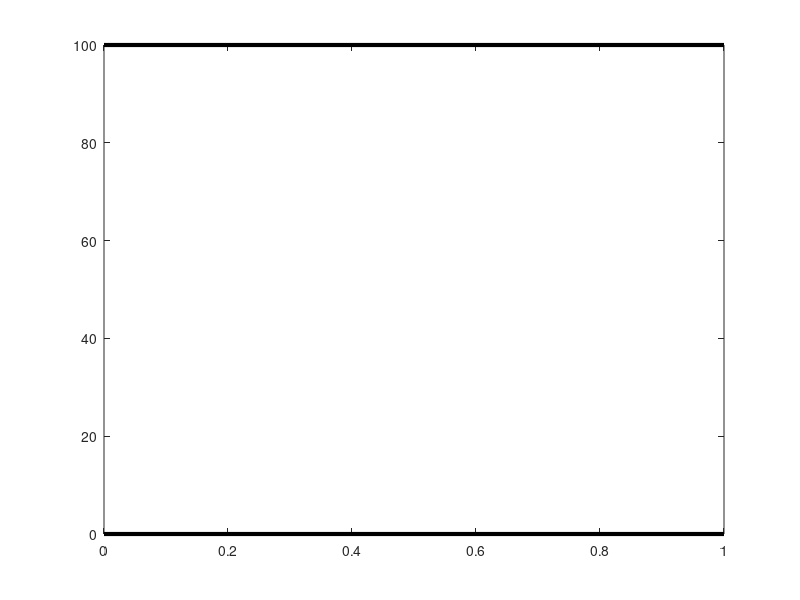

Source code (MATLAB): (Note: this script raises an error after producing the figure.)
function plot_filament()

close all

% Limiters
% 0 - no limiter
% 1 - Minmod
% 2 - Superbee
% 3 - Van Leer
% 4 - Montonized Centered

nolim = true;
withlim = [true, false, false, false];  % Use limiter ID
levels = [true, true, true, true];
uniform = true;
adapt = false;

lsu = '-';  % line style for uniform
lsa = ':'; % line style for adaptive

mx = 30;
nf = 1;    % file counter (incremented each time a file is added)

nfiles_max = 30;   % Maximum number of files
% ------------------------- Initial conditions ----------------------------
fname = 'level2_uniform_nolim_t0.dat';
lstr = sprintf('t=0.0');
s = add_to_plot(fname,lstr,nf,'r','.',lsu,30,false);
nf = nf+1;

% -------------------------------- Test -----------------------------------
add2plot = false;
fname = 'filament.dat';
lstr = sprintf('TEST');
s = add_to_plot(fname,lstr,nf,'k','.','-',30,add2plot);
nf = nf+1;

% ----------------------------- MAXLEVEL=1 --------------------------------
maxlevel=1;
deg_eff = 90/(mx*2^maxlevel);
sym_color = 'r';

add2plot = nolim & levels(1) & uniform;
fname = 'level1_uniform_nolim_t2.5.dat';
lstr = sprintf('%.2f^o (U,0)',deg_eff);
s(nf) = add_to_plot(fname,lstr,nf,sym_color,'.',lsu,30,add2plot);
nf = nf+1;

add2plot = withlim(1) & levels(1) & uniform;
fname = 'level1_uniform_withlim_1_t2.5.dat';
lstr = sprintf('%.2f^o (U,1)',deg_eff);
s(nf) = add_to_plot(fname,lstr,nf,sym_color,'s',lsu,10,add2plot);
nf = nf+1;

add2plot = withlim(2) & levels(1) & uniform;
fname = 'level1_uniform_withlim_2_t2.5.dat';
lstr = sprintf('%.2f^o (U,2)',deg_eff);
s(nf) = add_to_plot(fname,lstr,nf,sym_color,'d',lsu,10,add2plot);
nf = nf+1;

add2plot = withlim(3) & levels(1)  & uniform; 
fname = 'level1_uniform_withlim_3_t2.5.dat';
lstr = sprintf('%.2f^o (U,3)',deg_eff);
s(nf) = add_to_plot(fname,lstr,nf,sym_color,'*',lsu,10,add2plot);
nf = nf+1;

add2plot = withlim(4) & levels(1) & uniform;
fname = 'level1_uniform_withlim_4_t2.5.dat';
lstr = sprintf('%.2f^o (U,4)',deg_eff);
s(nf) = add_to_plot(fname,lstr,nf,sym_color,'v',lsu,10,add2plot);
nf = nf+1;

% ------------- ADAPT ---------------------
add2plot = nolim & levels(1) & adapt;
fname = 'level1_adapt_nolim_t2.5.dat';
lstr = sprintf('%.2f^o (A,0)',deg_eff);
s(nf) = add_to_plot(fname,lstr,nf,sym_color,'.',lsa,30,add2plot);
nf = nf+1;

add2plot = withlim(4) & levels(1) & adapt;
fname = 'level1_adapt_withlim_4_t2.5.dat';
lstr = sprintf('%.2f^o (A,4)',deg_eff);
s(nf) = add_to_plot(fname,lstr,nf,sym_color,'v',lsa,10,add2plot);
nf = nf+1;

% --------------------------- MAXLEVEL=2 ----------------------------------
maxlevel=2;
deg_eff = 90/(mx*2^maxlevel);
sym_color = 'b';

add2plot = nolim & levels(2) & uniform;
fname = 'level2_uniform_nolim_t2.5.dat';
lstr = sprintf('%.2f^o (U,0)',deg_eff);
s(nf) = add_to_plot(fname,lstr,nf,sym_color,'.',lsu,30,add2plot);
nf = nf+1;

add2plot = withlim(1) & levels(2) & uniform;
fname = 'level2_uniform_withlim_1_t2.5.dat';
lstr = sprintf('%.2f^o (U,1)',deg_eff);
s(nf) = add_to_plot(fname,lstr,nf,sym_color,'s',lsu,10,add2plot);
nf = nf+1;

add2plot = withlim(2) & levels(2) & uniform;
fname = 'level2_uniform_withlim_2_t2.5.dat';
lstr = sprintf('%.2f^o (U,2)',deg_eff);
s(nf) = add_to_plot(fname,lstr,nf,sym_color,'d',lsu,10,add2plot);
nf = nf+1;

add2plot = withlim(3) & levels(2) & uniform; 
fname = 'level2_uniform_withlim_3_t2.5.dat';
lstr = sprintf('%.2f^o (U,3)',deg_eff);
s(nf) = add_to_plot(fname,lstr,nf,sym_color,'*',lsu,10,add2plot);
nf = nf+1;

add2plot = withlim(4) & levels(2) & uniform;
fname = 'level2_uniform_withlim_4_t2.5.dat';
lstr = sprintf('%.2f^o (U,4)',deg_eff);
s(nf) = add_to_plot(fname,lstr,nf,sym_color,'v',lsu,10,add2plot);
nf = nf+1;

% ------------- ADAPT ---------------------
add2plot = nolim & levels(2) & adapt;
fname = 'level2_adapt_nolim_t2.5.dat';
lstr = sprintf('%.2f^o (A,0)',deg_eff);
s(nf) = add_to_plot(fname,lstr,nf,sym_color,'.',lsa,30,add2plot);
nf = nf+1;

add2plot = withlim(4) & levels(2) & adapt;
fname = 'level2_adapt_withlim_4_t2.5.dat';
lstr = sprintf('%.2f^o (A,4)',deg_eff);
s(nf) = add_to_plot(fname,lstr,nf,sym_color,'v',lsa,10,add2plot);
nf = nf+1;

% --------------------------- MAXLEVEL=3 ----------------------------------
maxlevel=3;
deg_eff = 90/(mx*2^maxlevel);
sym_color = 'g';

add2plot = nolim & levels(3) & uniform;
fname = 'level3_uniform_nolim_t2.5.dat';
lstr = sprintf('%.2f^o (U,0)',deg_eff);
s(nf) = add_to_plot(fname,lstr,nf,sym_color,'.',lsu,30,add2plot);
nf = nf+1;

add2plot = withlim(1) & levels(3) & uniform;
fname = 'level3_uniform_withlim_1_t2.5.dat';
lstr = sprintf('%.2f^o (U,1)',deg_eff);
s(nf) = add_to_plot(fname,lstr,nf,sym_color,'s',lsu,10,add2plot);
nf = nf+1;

add2plot = withlim(2) & levels(3) & uniform;
fname = 'level3_uniform_withlim_2_t2.5.dat';
lstr = sprintf('%.2f^o (U,2)',deg_eff);
s(nf) = add_to_plot(fname,lstr,nf,sym_color,'d',lsu,10,add2plot);
nf = nf+1;

add2plot = withlim(3) & levels(3) & uniform;
fname = 'level3_uniform_withlim_3_t2.5.dat';
lstr = sprintf('%.2f^o (U,3)',deg_eff);
s(nf) = add_to_plot(fname,lstr,nf,sym_color,'*',lsu,10,add2plot);
nf = nf+1;

add2plot = withlim(4) & levels(3) & uniform;
fname = 'level3_uniform_withlim_4_t2.5.dat';
lstr = sprintf('%.2f^o (U,4)',deg_eff);
s(nf) = add_to_plot(fname,lstr,nf,sym_color,'v',lsu,10,add2plot);
nf = nf+1;

% ------------- ADAPT ---------------------
add2plot = nolim & levels(3) & adapt;
fname = 'level3_adapt_nolim_t2.5.dat';
lstr = sprintf('%.2f^o (A,0)',deg_eff);
s(nf) = add_to_plot(fname,lstr,nf,sym_color,'.',lsa,30,add2plot);
nf = nf+1;

add2plot = nolim & levels(3) & adapt;
fname = 'level3_adapt_withlim_4_t2.5.dat';
lstr = sprintf('%.2f^o (A,4)',deg_eff);
s(nf) = add_to_plot(fname,lstr,nf,sym_color,'v',lsa,10,add2plot);
nf = nf+1;

% ---------------------------- MAXLEVEL=4 ---------------------------------
maxlevel=4;
deg_eff = 90/(mx*2^maxlevel);
sym_color = 'm';

add2plot = nolim  & levels(4) & uniform;
fname = 'level4_uniform_nolim_t2.5.dat';
lstr = sprintf('%.2f^o (U,0)',deg_eff);
s(nf) = add_to_plot(fname,lstr,nf,sym_color,'.',lsu,30,add2plot);
nf = nf + 1;

add2plot = withlim(1) & levels(4) & uniform;
fname = 'level4_uniform_withlim_1_t2.5.dat';
lstr = sprintf('%.2f^o (U,1)',deg_eff);
s(nf) = add_to_plot(fname,lstr,nf,sym_color,'s',lsu,10,add2plot);
nf = nf + 1;

add2plot = withlim(2) & levels(4) & uniform;
fname = 'level4_uniform_withlim_2_t2.5.dat';
lstr = sprintf('%.2f^o (U,2)',deg_eff);
s(nf) = add_to_plot(fname,lstr,nf,sym_color,'d',lsu,10,add2plot);
nf = nf + 1;

add2plot = withlim(3) & levels(4) & uniform;
fname = 'level4_uniform_withlim_3_t2.5.dat';
lstr = sprintf('%.2f^o (U,3)',deg_eff);
s(nf) = add_to_plot(fname,lstr,nf,sym_color,'*',lsu,10,add2plot);
nf = nf + 1;

add2plot = withlim(4) & levels(4) & uniform;
fname = 'level4_uniform_withlim_4_t2.5.dat';
lstr = sprintf('%.2f^o (U,4)',deg_eff);
s(nf) = add_to_plot(fname,lstr,nf,sym_color,'v',lsu,10,add2plot);
nf = nf + 1;

% ------------- ADAPT ---------------------
add2plot = nolim  & levels(4) & adapt;
fname = 'level4_adapt_nolim_t2.5.dat';
lstr = sprintf('%.2f^o (A,0)',deg_eff);
s(nf) = add_to_plot(fname,lstr,nf,sym_color,'.',lsa,30,add2plot);
nf = nf + 1;

add2plot = withlim(4)  & levels(4) & adapt;
fname = 'level4_adapt_withlim_4_t2.5.dat';
lstr = sprintf('%.2f^o (A,4)',deg_eff);
s(nf) = add_to_plot(fname,lstr,nf,sym_color,'v',lsa,10,add2plot);
nf = nf + 1;

% -------------------------------------------------------------------------

if (nf > nfiles_max+1)
    error('Maxinum number of files exceeded');
end


plot([0 1],[100 100],'k-','linewidth',3);
hold on;
plot([0 1],[0 0],'k-','linewidth',3);

p = zeros(nfiles_max,1);
for i = 1:nfiles_max
    if s(i).add2plot
        dir = s(i).dir;
        fn = [dir,'/',s(i).file];
        fprintf('Plotting results for ''%s''\n',fn);
        d = load(fn);
        p(i) = ...
            plot(d(:,1),d(:,2),'color',s(i).color,'marker',...
                s(i).sym,'markersize',s(i).size);
            set(p(i),'linestyle',s(i).line_style,'linewidth',1);
        hold on;    
    end
end
set(gca,'xtick',[0:0.1:(1+1e-8)]);
axis([0.1 1 -5 140]);
grid on

m = find(p ~= 0);
lh = legend(p(m),{s(m).lstr},'location','southwest');
set(lh,'fontsize',12);

title('Filament diagnostic (cosine hill)','fontsize',18);
xlabel('Filament threshold','fontsize',16);
set(gca,'fontsize',14);

shg

end

function s = add_to_plot(fname,lstr,n,c,sty,lstyle,ms,add2plot)

s = struct('file',[],'lstr',[],'n',[],'color',[],'sym',[],...
    'size',[],'add2plot',[]);

s.dir = 'filament_data';
s.file = fname;
s.lstr = lstr;
s.n = n;
s.color = c;
s.sym = sty;
s.size = ms;
s.add2plot = add2plot;
s.line_style = lstyle;

end
